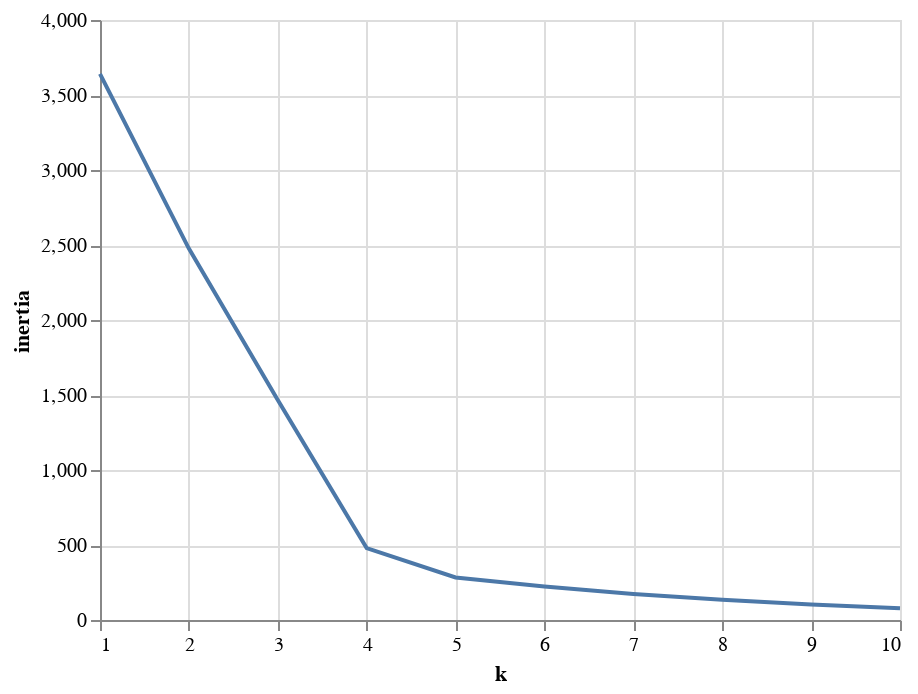

Notebook code cell kept with this figure:
### Code cell
alt.Chart(df_elbow).mark_line().encode(x='k', y='inertia')

### Figure 1 — Vega-Lite specification as saved in the notebook (floating-point values rounded to 4 significant figures)
{"config": {"view": {"continuousWidth": 400, "continuousHeight": 300}}, "data": {"name": "data-87956aa75199b98938b5b31ea4d612ef"}, "mark": "line", "encoding": {"x": {"type": "quantitative", "field": "k"}, "y": {"type": "quantitative", "field": "inertia"}}, "$schema": "https://vega.github.io/schema/vega-lite/v4.8.1.json", "datasets": {"data-87956aa75199b98938b5b31ea4d612ef": [{"k": 1, "inertia": 3641.0}, {"k": 2, "inertia": 2476.0}, {"k": 3, "inertia": 1467.0}, {"k": 4, "inertia": 479.0}, {"k": 5, "inertia": 283.8}, {"k": 6, "inertia": 223.4}, {"k": 7, "inertia": 173.9}, {"k": 8, "inertia": 135.7}, {"k": 9, "inertia": 103.1}, {"k": 10, "inertia": 78.8}]}}
